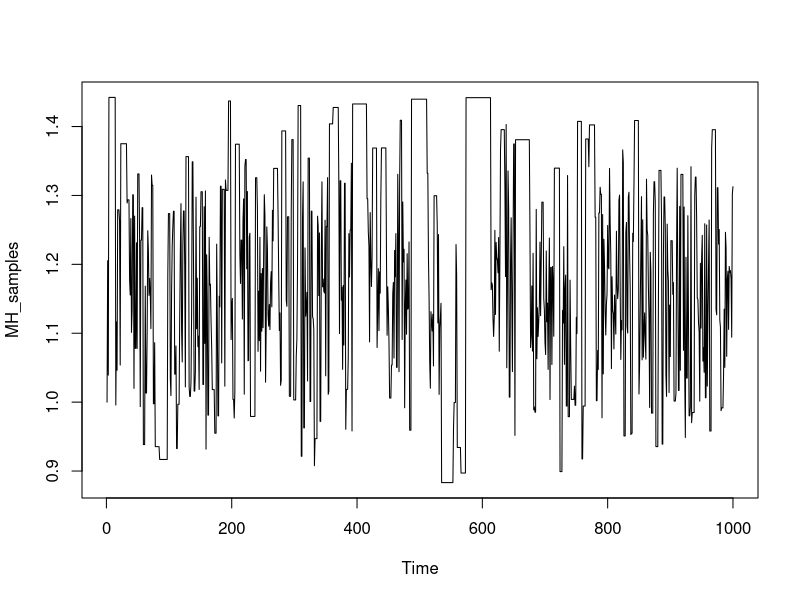
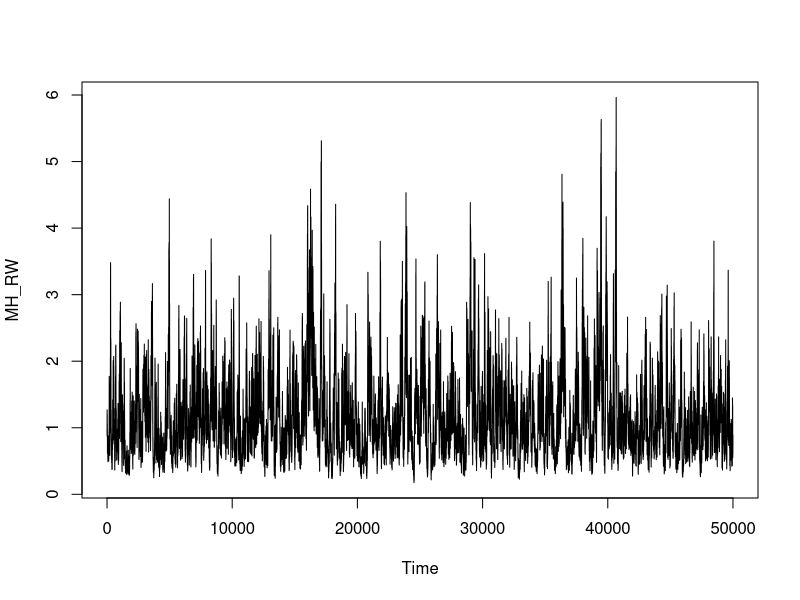
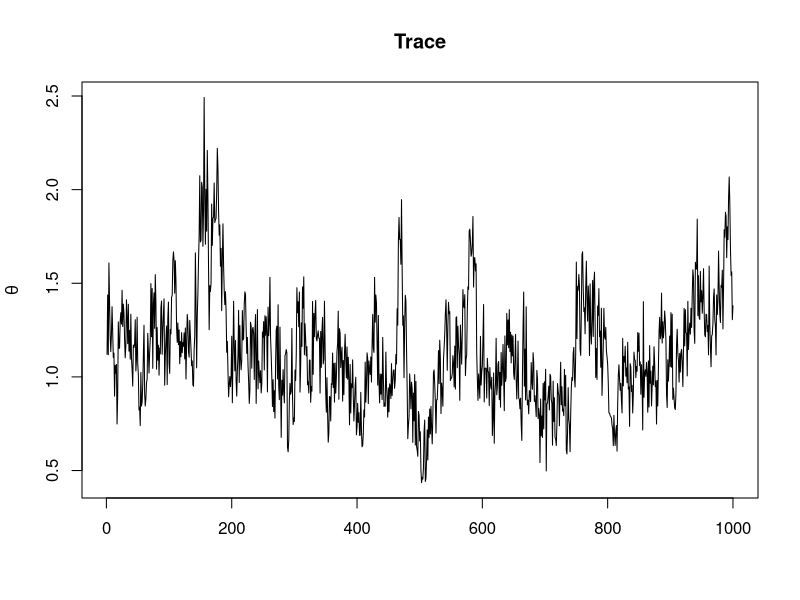
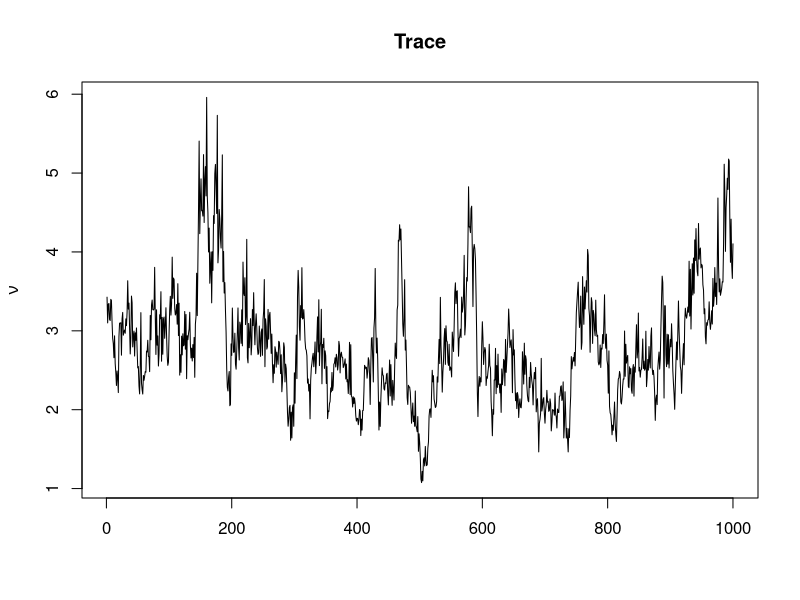
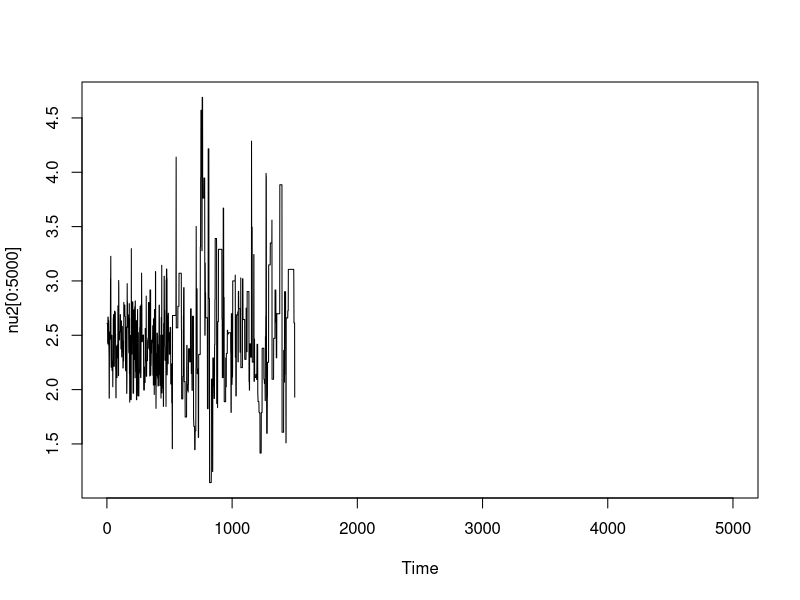

Recreate these plots in R, in order. (Note: this script raises an error after producing the figures.)
# install.packages("coda")
# install.packages("mvtnorm")
# install.packages("MASS")

#### 1A ####
theta_1 = 1.5 # true value theta1
theta_2 = 2 # true value theta2
mean_z1 = sqrt(theta_2/theta_1)
mean_z2 = sqrt(theta_1/theta_2) + 1/(2*theta_2)

# hyperparams
b = 100
a = mean_z1*b


pdf_z = function(z){
  -(3/2)*log(z) - theta_1*z - theta_2/z
}



#M-H Algorithm
MH_alg1 = function(N){
  MH_samples = rep(NA, N)
  count = 0
  current_z = 1.0
  for(i in 1:N){
    curr_p = pdf_z(current_z) 
    z_new = rgamma(1, a, b)
    p_new = pdf_z(z_new)
    
    accept = exp(p_new + dgamma(current_z,a,b,log = T) - p_new - dgamma(z_new,a,b,log = T))
    if(runif(1) < accept){
      current_z = z_new
      count = count + 1
    }
    MH_samples[i] = current_z
  }
  return(list(MH_samples=MH_samples,count=count))
}
alg1 = MH_alg1(1000)
MH_samples = alg1$MH_samples
count = alg1$count
plot.ts(MH_samples)
mean(MH_samples)
mean(1/MH_samples)
count/length(MH_samples)
mean1_1 = mean(MH_samples)
mean1_2 = mean(1/MH_samples)
acceptance_rate1 = count/length(MH_samples)

#### 1B ####
v = 0.01
pdf_z2 = function(z){
  return(-(1/2)*log(z) - theta_1*z - theta_2/z)
}
MH_RW = function(N){
  N = N
  MH_RW = rep(NA, N)
  a_count = 0
  z_curr = 1.0
  for (i in 1:N) {
    p_curr = pdf_z2(z_curr)
    z_new = exp(log(z_curr) + rnorm(1,0,sqrt(v)))
    p_new = pdf_z2(z_new)
    acceptance = exp(p_new - p_curr)
    if(runif(1) < acceptance){
      z_curr = z_new
      a_count = a_count+1
    }
    MH_RW[i] = z_curr
  }
  return(list(MH_RW=MH_RW, a_count=a_count))
}
alg2 = MH_RW(50000)
MH_RW = alg2$MH_RW
count = alg2$a_count
plot.ts(MH_RW)
(mean2_1 = mean(MH_RW))
(mean2_2=mean(1/MH_RW))
(count2 = count/length(MH_RW))

#### 2A ####
x = read.table("my-data.txt", header = F)[,1]
n = length(x)
sum_x = sum(x)
sum_logx = sum(log(x))
library(coda)
library(mvtnorm)
library(MASS)

nu_condit = function(nu, theta_curr){
  return(nu*(sum_logx + n*log(theta_curr)-1)-n*lgamma(nu)+3*log(nu))
}


sample = NULL
N = 1000
sample$theta = rep(NA,N)
sample$nu = rep(NA,N)
alpha = 1
beta = 1
v = 0.01
theta_curr = 2
nu_curr = 3
set.seed(1)
for(i in 1:N){
  theta_curr = rgamma(1, n*nu_curr + alpha, beta + sum_x)
  nu_new = exp(log(nu_curr) + rnorm(1,0,sqrt(v)))
  pnu_curr = nu_condit(nu_curr, theta_curr)
  pnu_new = nu_condit(nu_new, theta_curr)
  accept = exp(pnu_new - pnu_curr)
  if(runif(1) < accept)
    nu_curr = nu_new
  
  sample$theta[i] = theta_curr
  sample$nu[i] = nu_new
}

effectiveSize(sample$theta)
effectiveSize(sample$nu)


thetas = sample$theta
nus = sample$nu 
mean(nus)
mean(thetas)

plot.ts(thetas, ylab = expression(theta), xlab = "", main = "Trace")
plot.ts(nus, ylab = expression(nu), xlab = "", main = "Trace")

quantile(nus, c(0.025,0.975))
quantile(thetas, c(0.025,0.975))

pcurr = function(nu_curr, theta_curr){
  return((n+nu_curr+2)*log(theta_curr)-n*lgamma(nu_curr) + nu_curr*(sum_logx-1) + 3*log(nu_curr) - theta_curr*(2+sum_x))
}
#### 2B ####
set.seed(1)
V = 0.05*diag(2)
theta_curr = 2
nu_curr = 3
N_test = 500
for(i in 1:N_test){
  nu_new = exp(log(nu_curr) + rnorm(1,0,sqrt(V[1,1])))
  theta_new = exp(log(theta_curr) + rnorm(1,0, V[2,2]))
  p_curr = pcurr(nu_curr, theta_curr)
  p_new = pcurr(nu_new, theta_new)
  accept = exp(p_new - p_curr)
  if(runif(1) < accept){
    nu_curr = nu_new
    theta_curr = theta_new
  }
  sample$theta[i] = theta_curr
  sample$nu[i] = nu_curr
}
V = cov(cbind(sample$nu, sample$theta))


pcurr2 = function(nu,theta){
  return(n*nu*log(theta) - n*lgamma(nu) + nu *(sum_logx -1) + 3*log(nu) + log(theta) - theta * (2 + sum_x))
}
for(i in N_test+1:N){
  new = mvrnorm(1, c(log(nu_curr), log(theta_curr)), V)
  nu_new = exp(new[1])
  theta_new = exp(new[2])
  p_curr = pcurr2(nu_curr, theta_curr)
  p_new = pcurr2(nu_new, theta_new)
  acceptance = exp(p_new - p_curr)
  if(runif(1) < acceptance){
    nu_curr = nu_new
    theta_curr = theta_new
  }
  sample$theta[i] = theta_curr
  sample$nu[i] = nu_curr
}

mean(sample$nu)
mean(sample$theta)
nu2 = sample$nu
theta2 = sample$theta
quantile(nu2, probs = c(0.025,0.975))
quantile(theta2, probs = c(0.025,0.975))
plot.ts(nu2[0:5000])
plot.ts(theta2[5000:10000])
autocorr.plot(nu2, auto.layout = F)
